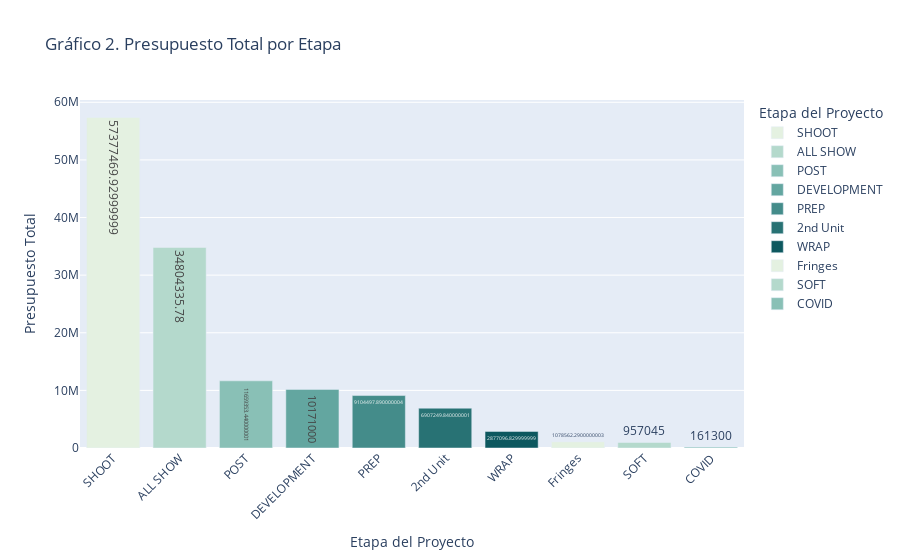

The cell this chart's notebook holds for it:
### Markdown cell above
<h3 style="text-align: center;">En la gráfica 1 se ordenan las cuentas generales de mayor a menor dependiendo del presupuesto que se les otorga.</h3>

### Code cell
etapas = budget[budget["Etapa"].notna()]
presupuesto_etapas = etapas.groupby("Etapa")["BUDGET"].sum().sort_values(ascending=False)
df_etapas = presupuesto_etapas.reset_index()
df_etapas.columns = ["Etapa", "Presupuesto"]
fig = px.bar(
    df_etapas,
    x="Etapa",
    y="Presupuesto",
    title="Gráfico 2. Presupuesto Total por Etapa",
    labels={"Etapa": "Etapa del Proyecto", "Presupuesto": "Presupuesto Total"},
    text="Presupuesto",
    color="Etapa",
    color_discrete_sequence=px.colors.sequential.Mint
)

fig.update_layout(xaxis_tickangle=-45)
fig.show()

### Figure 1 — Plotly figure (JSON) as saved in the notebook; plotly's stock layout.template omitted (floating-point values rounded to 4 significant figures)
{"data": [{"hovertemplate": "Etapa del Proyecto=%{x}<br>Presupuesto Total=%{text}<extra></extra>", "legendgroup": "SHOOT", "marker": {"color": "rgb(228, 241, 225)", "pattern": {"shape": ""}}, "name": "SHOOT", "orientation": "v", "showlegend": true, "text": [57380000.0], "textposition": "auto", "type": "bar", "x": ["SHOOT"], "xaxis": "x", "y": [57380000.0], "yaxis": "y"}, {"hovertemplate": "Etapa del Proyecto=%{x}<br>Presupuesto Total=%{text}<extra></extra>", "legendgroup": "ALL SHOW", "marker": {"color": "rgb(180, 217, 204)", "pattern": {"shape": ""}}, "name": "ALL SHOW", "orientation": "v", "showlegend": true, "text": [34800000.0], "textposition": "auto", "type": "bar", "x": ["ALL SHOW"], "xaxis": "x", "y": [34800000.0], "yaxis": "y"}, {"hovertemplate": "Etapa del Proyecto=%{x}<br>Presupuesto Total=%{text}<extra></extra>", "legendgroup": "POST", "marker": {"color": "rgb(137, 192, 182)", "pattern": {"shape": ""}}, "name": "POST", "orientation": "v", "showlegend": true, "text": [11660000.0], "textposition": "auto", "type": "bar", "x": ["POST"], "xaxis": "x", "y": [11660000.0], "yaxis": "y"}, {"hovertemplate": "Etapa del Proyecto=%{x}<br>Presupuesto Total=%{text}<extra></extra>", "legendgroup": "DEVELOPMENT", "marker": {"color": "rgb(99, 166, 160)", "pattern": {"shape": ""}}, "name": "DEVELOPMENT", "orientation": "v", "showlegend": true, "text": [10171000], "textposition": "auto", "type": "bar", "x": ["DEVELOPMENT"], "xaxis": "x", "y": [10171000], "yaxis": "y"}, {"hovertemplate": "Etapa del Proyecto=%{x}<br>Presupuesto Total=%{text}<extra></extra>", "legendgroup": "PREP", "marker": {"color": "rgb(68, 140, 138)", "pattern": {"shape": ""}}, "name": "PREP", "orientation": "v", "showlegend": true, "text": [9104000.0], "textposition": "auto", "type": "bar", "x": ["PREP"], "xaxis": "x", "y": [9104000.0], "yaxis": "y"}, {"hovertemplate": "Etapa del Proyecto=%{x}<br>Presupuesto Total=%{text}<extra></extra>", "legendgroup": "2nd Unit", "marker": {"color": "rgb(40, 114, 116)", "pattern": {"shape": ""}}, "name": "2nd Unit", "orientation": "v", "showlegend": true, "text": [6907000.0], "textposition": "auto", "type": "bar", "x": ["2nd Unit"], "xaxis": "x", "y": [6907000.0], "yaxis": "y"}, {"hovertemplate": "Etapa del Proyecto=%{x}<br>Presupuesto Total=%{text}<extra></extra>", "legendgroup": "WRAP", "marker": {"color": "rgb(13, 88, 95)", "pattern": {"shape": ""}}, "name": "WRAP", "orientation": "v", "showlegend": true, "text": [2877000.0], "textposition": "auto", "type": "bar", "x": ["WRAP"], "xaxis": "x", "y": [2877000.0], "yaxis": "y"}, {"hovertemplate": "Etapa del Proyecto=%{x}<br>Presupuesto Total=%{text}<extra></extra>", "legendgroup": "Fringes", "marker": {"color": "rgb(228, 241, 225)", "pattern": {"shape": ""}}, "name": "Fringes", "orientation": "v", "showlegend": true, "text": [1079000.0], "textposition": "auto", "type": "bar", "x": ["Fringes"], "xaxis": "x", "y": [1079000.0], "yaxis": "y"}, {"hovertemplate": "Etapa del Proyecto=%{x}<br>Presupuesto Total=%{text}<extra></extra>", "legendgroup": "SOFT", "marker": {"color": "rgb(180, 217, 204)", "pattern": {"shape": ""}}, "name": "SOFT", "orientation": "v", "showlegend": true, "text": [957045], "textposition": "auto", "type": "bar", "x": ["SOFT"], "xaxis": "x", "y": [957045], "yaxis": "y"}, {"hovertemplate": "Etapa del Proyecto=%{x}<br>Presupuesto Total=%{text}<extra></extra>", "legendgroup": "COVID", "marker": {"color": "rgb(137, 192, 182)", "pattern": {"shape": ""}}, "name": "COVID", "orientation": "v", "showlegend": true, "text": [161300], "textposition": "auto", "type": "bar", "x": ["COVID"], "xaxis": "x", "y": [161300], "yaxis": "y"}], "layout": {"barmode": "relative", "legend": {"title": {"text": "Etapa del Proyecto"}, "tracegroupgap": 0}, "title": {"text": "Gráfico 2. Presupuesto Total por Etapa"}, "xaxis": {"anchor": "y", "categoryarray": ["SHOOT", "ALL SHOW", "POST", "DEVELOPMENT", "PREP", "2nd Unit", "WRAP", "Fringes", "SOFT", "COVID"], "categoryorder": "array", "domain": [0, 1], "tickangle": -45, "title": {"text": "Etapa del Proyecto"}}, "yaxis": {"anchor": "x", "domain": [0, 1], "title": {"text": "Presupuesto Total"}}}}
